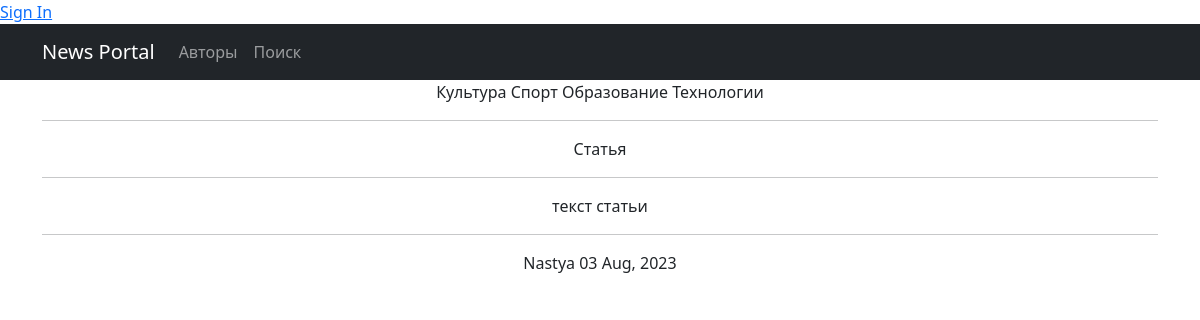
Screenshot of /news/53 with the database file from the repository.
### newapp/models.py (models this page shows, shortened)
class Category(models.Model):
    name = models.CharField(max_length=64, unique=True)
    subscribers = models.ManyToManyField(User, related_name='categories')

class Post(models.Model):
    author = models.ForeignKey(Author, on_delete=models.CASCADE)
    NEWS = 'NW'
    ARTICLE = 'AT'
    CATEGORY_CHOICES = (
        (NEWS, 'Новость'),
        (ARTICLE, 'Статья'),
    )
    categoryType = models.CharField(max_length=2, choices=CATEGORY_CHOICES, default=ARTICLE)
    dateCreation = models.DateTimeField(auto_now_add=True)
    postCategory = models.ManyToManyField(Category, through='PostCategory')
    title = models.CharField(max_length=128)
    text = models.TextField()
    rating = models.SmallIntegerField(default=0)

class Author(models.Model):
    authorUser = models.OneToOneField(User, on_delete=models.CASCADE)
    ratingAuthor = models.SmallIntegerField(default=0)

### newapp/views.py (the view)
# urls.py: path('<int:pk>', PostDetail.as_view(), name='post_detail'),
class PostDetail(DetailView):
    model = Post
    context_object_name = 'Post'
    template_name = 'post.html'
    def get_object(self, *args, **kwargs):  # переопределяем метод получения объекта, как ни странно
        obj = cache.get(f'Post-{self.kwargs["pk"]}',
                        None)  # кэш очень похож на словарь, и метод get действует так же. Он забирает значение по ключу, если его нет, то забирает None.
        if not obj:
            obj = super().get_object(queryset=self.queryset)
            cache.set(f'Post-{self.kwargs["pk"]}', obj)
            return obj

### newapp/templatetags/censor.py (called while the page is built)
@register.filter()
def censor(value):
    words_to_censor = ['редиска', 'капустка', 'картошка']
    if not isinstance(value, str):
        raise ValueError("Значение должно быть строкой")
    for word in words_to_censor:
        value = value.replace(word, word[0] + '*' * len(word))
    return mark_safe(value)

### templates/post.html (shortened to what this page needs)
{% extends 'flatpages/default.html' %}
{% load censor %}
{% block content %}
<td>{% for cat in Post.postCategory.all %}
        {{ cat.name }}
    {% endfor %}
</td>
<hr>
<td>{{ Post.title|censor }}</td>
<hr>
<td>{{ Post.text|censor }}</td>
<hr>
<td>{{ Post.author.authorUser }}</td>
<td>{{ Post.dateCreation|date:"d M, Y" }}</td>
{% endblock content %}

### rows the page displays
Category: name "Культура"
Category: name "Спорт"
Category: name "Образование"
Category: name "Технологии"
Post: title|censor "Статья", text|censor "текст статьи", author.authorUser "Nastya", dateCreation "03 Aug, 2023"
